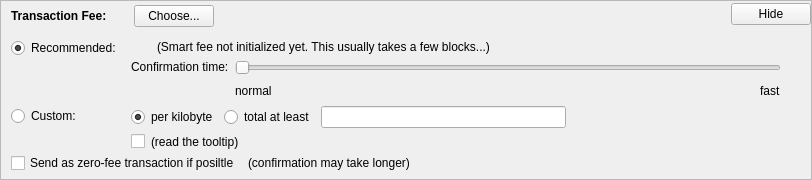
    <widget class="QFrame" name="frameFee">
     <property name="sizePolicy">
      <sizepolicy hsizetype="Expanding" vsizetype="Expanding">
       <horstretch>0</horstretch>
       <verstretch>0</verstretch>
      </sizepolicy>
     </property>
     <property name="maximumSize">
      <size>
       <width>16777215</width>
       <height>16777215</height>
      </size>
     </property>
     <property name="frameShape">
      <enum>QFrame::StyledPanel</enum>
     </property>
     <property name="frameShadow">
      <enum>QFrame::Sunken</enum>
     </property>
     <layout class="QVBoxLayout" name="verticalLayoutFee1">
      <property name="spacing">
       <number>0</number>
      </property>
      <property name="leftMargin">
       <number>0</number>
      </property>
      <property name="topMargin">
       <number>0</number>
      </property>
      <property name="rightMargin">
       <number>0</number>
      </property>
      <property name="bottomMargin">
       <number>0</number>
      </property>
      <item>
       <layout class="QVBoxLayout" name="verticalLayoutFee2" stretch="0,0,0">
        <property name="spacing">
         <number>0</number>
        </property>
        <property name="leftMargin">
         <number>10</number>
        </property>
        <property name="topMargin">
         <number>0</number>
        </property>
        <item>
         <layout class="QHBoxLayout" name="horizontalLayoutFee1">
          <property name="bottomMargin">
           <number>0</number>
          </property>
          <item>
           <layout class="QVBoxLayout" name="verticalLayoutFee7">
            <property name="spacing">
             <number>0</number>
            </property>
            <item>
             <spacer name="verticalSpacerSmartFee">
              <property name="orientation">
               <enum>Qt::Vertical</enum>
              </property>
              <property name="sizeType">
               <enum>QSizePolicy::Fixed</enum>
              </property>
              <property name="sizeHint" stdset="0">
               <size>
                <width>1</width>
                <height>4</height>
               </size>
              </property>
             </spacer>
            </item>
            <item>
             <layout class="QHBoxLayout" name="horizontalLayoutSmartFee">
              <property name="spacing">
               <number>10</number>
              </property>
              <item>
               <widget class="QLabel" name="labelFeeHeadline">
                <property name="sizePolicy">
                 <sizepolicy hsizetype="Preferred" vsizetype="Maximum">
                  <horstretch>0</horstretch>
                  <verstretch>0</verstretch>
                 </sizepolicy>
                </property>
                <property name="font">
                 <font>
                  <weight>75</weight>
                  <bold>true</bold>
                 </font>
                </property>
                <property name="styleSheet">
                 <string notr="true">font-weight:bold;</string>
                </property>
                <property name="text">
                 <string>Transaction Fee:</string>
                </property>
               </widget>
              </item>
              <item>
               <widget class="QLabel" name="labelFeeMinimized">
                <property name="text">
                 <string/>
                </property>
               </widget>
              </item>
              <item>
               <widget class="QPushButton" name="buttonChooseFee">
                <property name="text">
                 <string>Choose...</string>
                </property>
               </widget>
              </item>
             </layout>
            </item>
            <item>
             <spacer name="verticalSpacer_5">
              <property name="orientation">
               <enum>Qt::Vertical</enum>
              </property>
              <property name="sizeHint" stdset="0">
               <size>
                <width>1</width>
                <height>1</height>
               </size>
              </property>
             </spacer>
            </item>
           </layout>
          </item>
          <item>
           <spacer name="horizontalSpacer_4">
            <property name="orientation">
             <enum>Qt::Horizontal</enum>
            </property>
            <property name="sizeHint" stdset="0">
             <size>
              <width>40</width>
              <height>20</height>
             </size>
            </property>
           </spacer>
          </item>
          <item>
           <widget class="QPushButton" name="buttonMinimizeFee">
            <property name="toolTip">
             <string>collapse fee-settings</string>
            </property>
            <property name="text">
             <string>Hide</string>
            </property>
           </widget>
          </item>
         </layout>
        </item>
        <item>
         <widget class="QFrame" name="frameFeeSelection">
          <layout class="QVBoxLayout" name="verticalLayoutFee12">
           <property name="spacing">
            <number>0</number>
           </property>
           <property name="leftMargin">
            <number>0</number>
           </property>
           <property name="topMargin">
            <number>0</number>
           </property>
           <property name="rightMargin">
            <number>0</number>
           </property>
           <property name="bottomMargin">
            <number>0</number>
           </property>
           <item>
            <layout class="QGridLayout" name="gridLayoutFee">
             <property name="topMargin">
              <number>10</number>
             </property>
             <property name="bottomMargin">
              <number>4</number>
             </property>
             <property name="horizontalSpacing">
              <number>10</number>
             </property>
             <property name="verticalSpacing">
              <number>4</number>
             </property>
             <item row="1" column="1">
              <layout class="QVBoxLayout" name="verticalLayoutFee8">
               <property name="spacing">
                <number>6</number>
               </property>
               <item>
                <layout class="QHBoxLayout" name="horizontalLayoutFee13">
                 <item>
                  <widget class="QRadioButton" name="radioCustomPerKilobyte">
                   <property name="toolTip">
                    <string>If the custom fee is set to 1000 duffs and the transaction is only 250 bytes, then &quot;per kilobyte&quot; only pays 250 duffs in fee,&lt;br /&gt;while &quot;at least&quot; pays 1000 duffs. For transactions bigger than a kilobyte both pay by kilobyte.</string>
                   </property>
                   <property name="text">
                    <string>per kilobyte</string>
                   </property>
                   <property name="checked">
                    <bool>true</bool>
                   </property>
                   <attribute name="buttonGroup">
                    <string notr="true">groupCustomFee</string>
                   </attribute>
                  </widget>
                 </item>
                 <item>
                  <widget class="QRadioButton" name="radioCustomAtLeast">
                   <property name="toolTip">
                    <string>If the custom fee is set to 1000 duffs and the transaction is only 250 bytes, then &quot;per kilobyte&quot; only pays 250 duffs in fee,&lt;br /&gt;while &quot;total at least&quot; pays 1000 duffs. For transactions bigger than a kilobyte both pay by kilobyte.</string>
                   </property>
                   <property name="text">
                    <string>total at least</string>
                   </property>
                   <attribute name="buttonGroup">
                    <string notr="true">groupCustomFee</string>
                   </attribute>
                  </widget>
                 </item>
                 <item>
                  <widget class="BitcoinAmountField" name="customFee"/>
                 </item>
                 <item>
                  <spacer name="horizontalSpacer_6">
                   <property name="orientation">
                    <enum>Qt::Horizontal</enum>
                   </property>
                   <property name="sizeHint" stdset="0">
                    <size>
                     <width>1</width>
                     <height>1</height>
                    </size>
                   </property>
                  </spacer>
                 </item>
                </layout>
               </item>
               <item>
                <layout class="QHBoxLayout" name="horizontalLayoutFee8">
                 <item>
                  <widget class="QCheckBox" name="checkBoxMinimumFee">
                   <property name="toolTip">
                    <string>Paying only the minimum fee is just fine as long as there is less transaction volume than space in the blocks.&lt;br /&gt;But be aware that this can end up in a never confirming transaction once there is more demand for ilixomtest transactions than the network can process.</string>
                   </property>
                   <property name="text">
                    <string/>
                   </property>
                  </widget>
                 </item>
                 <item>
                  <widget class="QLabel" name="labelMinFeeWarning">
                   <property name="enabled">
                    <bool>true</bool>
                   </property>
                   <property name="toolTip">
                    <string>Paying only the minimum fee is just fine as long as there is less transaction volume than space in the blocks.&lt;br /&gt;But be aware that this can end up in a never confirming transaction once there is more demand for ilixomtest transactions than the network can process.</string>
                   </property>
                   <property name="text">
                    <string>(read the tooltip)</string>
                   </property>
                   <property name="margin">
                    <number>5</number>
                   </property>
                  </widget>
                 </item>
                 <item>
                  <spacer name="horizontalSpacer_2">
                   <property name="orientation">
                    <enum>Qt::Horizontal</enum>
                   </property>
                   <property name="sizeHint" stdset="0">
                    <size>
                     <width>1</width>
                     <height>1</height>
                    </size>
                   </property>
                  </spacer>
                 </item>
                </layout>
               </item>
              </layout>
             </item>
             <item row="0" column="0">
              <layout class="QVBoxLayout" name="verticalLayoutFee4" stretch="0,1">
               <item>
                <widget class="QRadioButton" name="radioSmartFee">
                 <property name="text">
                  <string>Recommended:</string>
                 </property>
                 <property name="checked">
                  <bool>true</bool>
                 </property>
                 <attribute name="buttonGroup">
                  <string notr="true">groupFee</string>
                 </attribute>
                </widget>
               </item>
               <item>
                <spacer name="verticalSpacer_2">
                 <property name="orientation">
                  <enum>Qt::Vertical</enum>
                 </property>
                 <property name="sizeHint" stdset="0">
                  <size>
                   <width>1</width>
                   <height>1</height>
                  </size>
                 </property>
                </spacer>
               </item>
              </layout>
             </item>
             <item row="1" column="0">
              <layout class="QVBoxLayout" name="verticalLayoutFee9" stretch="0,1">
               <item>
                <widget class="QRadioButton" name="radioCustomFee">
                 <property name="text">
                  <string>Custom:</string>
                 </property>
                 <attribute name="buttonGroup">
                  <string notr="true">groupFee</string>
                 </attribute>
                </widget>
               </item>
               <item>
                <spacer name="verticalSpacer_6">
                 <property name="orientation">
                  <enum>Qt::Vertical</enum>
                 </property>
                 <property name="sizeHint" stdset="0">
                  <size>
                   <width>1</width>
                   <height>1</height>
                  </size>
                 </property>
                </spacer>
               </item>
              </layout>
             </item>
             <item row="0" column="1">
              <layout class="QVBoxLayout" name="verticalLayoutFee3" stretch="0,0,1">
               <property name="spacing">
                <number>6</number>
               </property>
               <property name="topMargin">
                <number>2</number>
               </property>
               <item>
                <layout class="QHBoxLayout" name="horizontalLayoutFee12">
                 <item>
                  <widget class="QLabel" name="labelSmartFee">
                   <property name="text">
                    <string/>
                   </property>
                   <property name="margin">
                    <number>2</number>
                   </property>
                  </widget>
                 </item>
                 <item>
                  <widget class="QLabel" name="labelFeeEstimation">
                   <property name="text">
                    <string/>
                   </property>
                  </widget>
                 </item>
                 <item>
                  <widget class="QLabel" name="labelSmartFee2">
                   <property name="text">
                    <string>(Smart fee not initialized yet. This usually takes a few blocks...)</string>
                   </property>
                   <property name="margin">
                    <number>2</number>
                   </property>
                  </widget>
                 </item>
                 <item>
                  <spacer name="horizontalSpacer_5">
                   <property name="orientation">
                    <enum>Qt::Horizontal</enum>
                   </property>
                   <property name="sizeHint" stdset="0">
                    <size>
                     <width>1</width>
                     <height>1</height>
                    </size>
                   </property>
                  </spacer>
                 </item>
                </layout>
               </item>
               <item>
                <layout class="QHBoxLayout" name="horizontalLayoutFee9">
                 <item>
                  <layout class="QVBoxLayout" name="verticalLayoutFee6">
                   <item>
                    <widget class="QLabel" name="labelSmartFee3">
                     <property name="text">
                      <string>Confirmation time:</string>
                     </property>
                     <property name="margin">
                      <number>2</number>
                     </property>
                    </widget>
                   </item>
                   <item>
                    <spacer name="verticalSpacer_3">
                     <property name="orientation">
                      <enum>Qt::Vertical</enum>
                     </property>
                     <property name="sizeHint" stdset="0">
                      <size>
                       <width>1</width>
                       <height>1</height>
                      </size>
                     </property>
                    </spacer>
                   </item>
                  </layout>
                 </item>
                 <item>
                  <layout class="QVBoxLayout" name="verticalLayoutFee5">
                   <property name="rightMargin">
                    <number>30</number>
                   </property>
                   <item>
                    <widget class="QSlider" name="sliderSmartFee">
                     <property name="minimum">
                      <number>0</number>
                     </property>
                     <property name="maximum">
                      <number>24</number>
                     </property>
                     <property name="pageStep">
                      <number>1</number>
                     </property>
                     <property name="value">
                      <number>0</number>
                     </property>
                     <property name="orientation">
                      <enum>Qt::Horizontal</enum>
                     </property>
                     <property name="invertedAppearance">
                      <bool>false</bool>
                     </property>
                     <property name="invertedControls">
                      <bool>false</bool>
                     </property>
                     <property name="tickPosition">
                      <enum>QSlider::NoTicks</enum>
                     </property>
                    </widget>
                   </item>
                   <item>
                    <layout class="QHBoxLayout" name="horizontalLayoutFee10">
                     <item>
                      <widget class="QLabel" name="labelSmartFeeNormal">
                       <property name="text">
                        <string>normal</string>
                       </property>
                      </widget>
                     </item>
                     <item>
                      <spacer name="horizontalSpacer_3">
                       <property name="orientation">
                        <enum>Qt::Horizontal</enum>
                       </property>
                       <property name="sizeHint" stdset="0">
                        <size>
                         <width>40</width>
                         <height>20</height>
                        </size>
                       </property>
                      </spacer>
                     </item>
                     <item>
                      <widget class="QLabel" name="labelSmartFeeFast">
                       <property name="text">
                        <string>fast</string>
                       </property>
                      </widget>
                     </item>
                    </layout>
                   </item>
                  </layout>
                 </item>
                </layout>
               </item>
               <item>
                <spacer name="verticalSpacer_4">
                 <property name="orientation">
                  <enum>Qt::Vertical</enum>
                 </property>
                 <property name="sizeHint" stdset="0">
                  <size>
                   <width>1</width>
                   <height>1</height>
                  </size>
                 </property>
                </spacer>
               </item>
              </layout>
             </item>
            </layout>
           </item>
           <item>
            <layout class="QHBoxLayout" name="horizontalLayoutFee5" stretch="0,0,0">
             <property name="spacing">
              <number>8</number>
             </property>
             <property name="bottomMargin">
              <number>4</number>
             </property>
             <item>
              <widget class="QCheckBox" name="checkBoxFreeTx">
               <property name="text">
                <string>Send as zero-fee transaction if posiltle</string>
               </property>
              </widget>
             </item>
             <item>
              <widget class="QLabel" name="labelFreeTx">
               <property name="text">
                <string>(confirmation may take longer)</string>
               </property>
               <property name="margin">
                <number>5</number>
               </property>
              </widget>
             </item>
             <item>
              <spacer name="horizontalSpacerFee5">
               <property name="orientation">
                <enum>Qt::Horizontal</enum>
               </property>
               <property name="sizeHint" stdset="0">
                <size>
                 <width>1</width>
                 <height>1</height>
                </size>
               </property>
              </spacer>
             </item>
            </layout>
           </item>
           <item>
            <spacer name="verticalSpacerFee2">
             <property name="orientation">
              <enum>Qt::Vertical</enum>
             </property>
             <property name="sizeHint" stdset="0">
              <size>
               <width>1</width>
               <height>1</height>
              </size>
             </property>
            </spacer>
           </item>
          </layout>
         </widget>
        </item>
        <item>
         <spacer name="verticalSpacerFee">
          <property name="orientation">
           <enum>Qt::Vertical</enum>
          </property>
          <property name="sizeHint" stdset="0">
           <size>
            <width>800</width>
            <height>1</height>
           </size>
          </property>
         </spacer>
        </item>
       </layout>
      </item>
     </layout>
    </widget>
